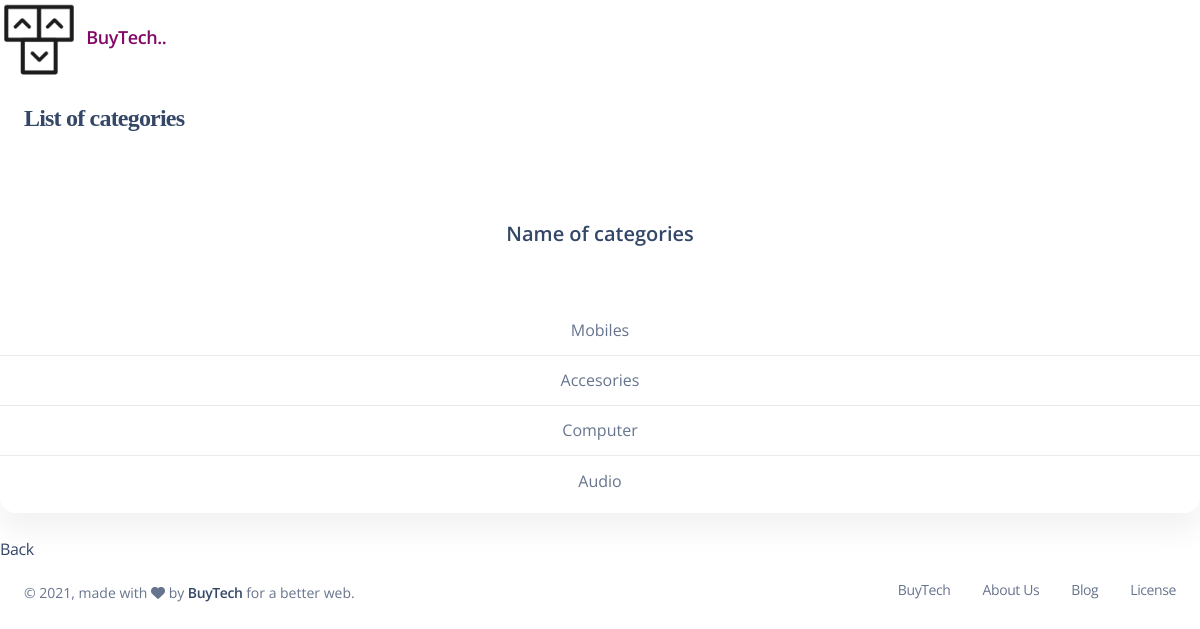
The app's page /V/imprimerCategorie.php with its own data.
### tables this page shows
CREATE TABLE `categories` (
  `int_cat` int(40) NOT NULL,
  `nom_cat` varchar(50) NOT NULL
);

### C/CategorieC.php (called while the page is built, shortened)
<?php
    class CategoriesCore {
	function imprimerCategories(){
		$sql="SELECT nom_cat From categories";
		$db = config::getConnexion();
		try{
		$liste=$db->query($sql);
		return $liste;
		}
        catch (Exception $e){
            die('Erreur: '.$e->getMessage());
        }
	}
}
?>

### V/imprimerCategorie.php (the view, shortened to what this page needs)
<?PHP
include "../C/CategorieC.php";
$CategoriesCore=new CategoriesCore();
$listeCategories=$CategoriesCore->imprimerCategories();
?>
<head>
  <link href="../assets/css/nucleo-icons.css" rel="stylesheet" />
  <link href="../assets/css/nucleo-svg.css" rel="stylesheet" />
  <link href="../assets/css/nucleo-svg.css" rel="stylesheet" />
  <link id="pagestyle" href="../assets/css/soft-ui-dashboard.css?v=1.0.3" rel="stylesheet" />
  <link href="../assets/css/main.css" rel="stylesheet" />
  <link rel="stylesheet" href="reclamationchart.css">
</head>
<div class="sidenav-header">
      <a class="navbar-brand m-0" href="produits.php" target="_blank">
        <img src="../assets/img/logo-ct.png" class="navbar-brand-img h-100" alt="main_logo">
        <span class="ms-1 font-weight-bold">BuyTech..</span>
      </a>
    </div>
<body onload="window.print()">
<div class="row">
        <div class="col-12">
          <div class="card mb-4">
            <div class="card-header pb-0">
              <h4>List of categories</h4>
            </div>
            <br> <br> <br>
            <div class="card-body px-0 pt-0 pb-2">
              <div class="table-responsive p-0">
           <div class="wrap-table100">
           <table class="table align-items-center mb-0">
           <tr>
           <h5 align="center">Name of categories</h5>
           </tr>
<?PHP
foreach($listeCategories as $row){
	?>
	<tr>
	<td align="center"><?PHP echo $row['nom_cat']; ?></td>
	<?PHP
}
?>
</table>
</div>      </div>      </div>      </div>      </div>
</div> <a href="categories.php">Back</a>
<footer class="footer pt-3  ">
        <div class="container-fluid">
          <div class="row align-items-center justify-content-lg-between">
            <div class="col-lg-6 mb-lg-0 mb-4">
              <div class="copyright text-center text-sm text-muted text-lg-start">
                © ,
                made with <i class="fa fa-heart"></i> by
                <a href="https://www.creative-tim.com" class="font-weight-bold" target="_blank">BuyTech</a>
                for a better web.
              </div>
            </div>
            <div class="col-lg-6">
              <ul class="nav nav-footer justify-content-center justify-content-lg-end">
                <li class="nav-item">
                  <a href="https://www.creative-tim.com" class="nav-link text-muted" target="_blank">BuyTech</a>
                </li>
                <li class="nav-item">
                  <a href="https://www.creative-tim.com/presentation" class="nav-link text-muted" target="_blank">About Us</a>
                </li>
                <li class="nav-item">
                  <a href="https://creative-tim.com/blog" class="nav-link text-muted" target="_blank">Blog</a>
                </li>
                <li class="nav-item">
                  <a href="https://www.creative-tim.com/license" class="nav-link pe-0 text-muted" target="_blank">License</a>
                </li>
              </ul>
            </div>
          </div>
        </div>
      </footer>
      <br>
      <br>
      <br>
</body>
</html>

### assets/css/main.css (style rules this page uses)
table { border-spacing: 1; border-collapse: collapse; background: white; border-radius: 10px; overflow: hidden; width: 100%; margin: 0 auto; position: relative; border-collapse: collapse; }
table td, table th { padding-left: 50px; }
table tbody tr { height: 50px; }
table tbody tr:last-child { border: 0; }
h4 { font-family: cursive; }

### records on screen
categories: nom_cat "Mobiles"
categories: nom_cat "Accesories"
categories: nom_cat "Computer"
categories: nom_cat "Audio"
